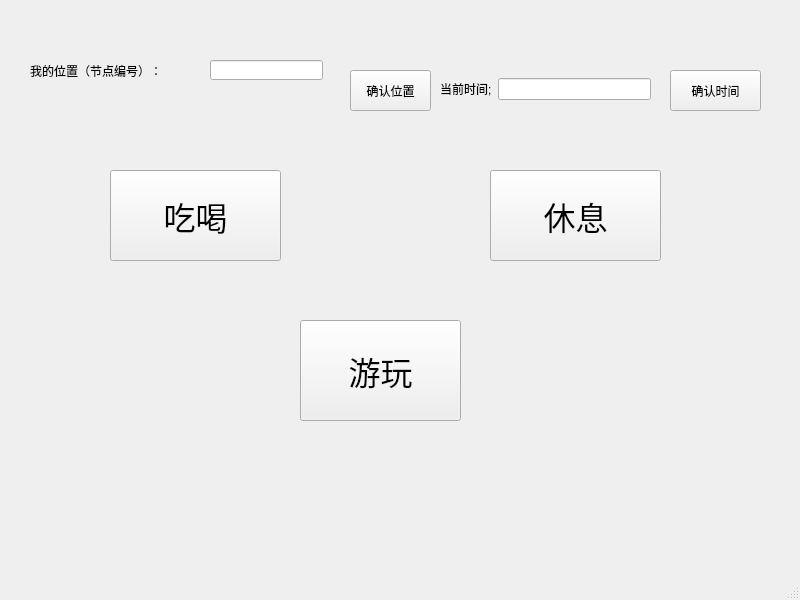
<?xml version="1.0" encoding="UTF-8"?>
<ui version="4.0">
 <class>visitor</class>
 <widget class="QMainWindow" name="visitor">
  <property name="geometry">
   <rect>
    <x>0</x>
    <y>0</y>
    <width>800</width>
    <height>600</height>
   </rect>
  </property>
  <property name="windowTitle">
   <string>MainWindow</string>
  </property>
  <widget class="QWidget" name="centralwidget">
   <widget class="QPushButton" name="renut">
    <property name="geometry">
     <rect>
      <x>110</x>
      <y>170</y>
      <width>171</width>
      <height>91</height>
     </rect>
    </property>
    <property name="font">
     <font>
      <family>Arial</family>
      <pointsize>24</pointsize>
     </font>
    </property>
    <property name="text">
     <string>吃喝</string>
    </property>
   </widget>
   <widget class="QPushButton" name="rest">
    <property name="geometry">
     <rect>
      <x>490</x>
      <y>170</y>
      <width>171</width>
      <height>91</height>
     </rect>
    </property>
    <property name="font">
     <font>
      <family>Arial</family>
      <pointsize>24</pointsize>
     </font>
    </property>
    <property name="text">
     <string>休息</string>
    </property>
   </widget>
   <widget class="QPushButton" name="view">
    <property name="geometry">
     <rect>
      <x>300</x>
      <y>320</y>
      <width>161</width>
      <height>101</height>
     </rect>
    </property>
    <property name="font">
     <font>
      <family>Arial</family>
      <pointsize>24</pointsize>
     </font>
    </property>
    <property name="text">
     <string>游玩</string>
    </property>
   </widget>
   <widget class="QLabel" name="label">
    <property name="geometry">
     <rect>
      <x>30</x>
      <y>60</y>
      <width>131</width>
      <height>21</height>
     </rect>
    </property>
    <property name="text">
     <string>我的位置（节点编号）：</string>
    </property>
   </widget>
   <widget class="QLineEdit" name="my_x">
    <property name="geometry">
     <rect>
      <x>210</x>
      <y>60</y>
      <width>113</width>
      <height>20</height>
     </rect>
    </property>
   </widget>
   <widget class="QWidget" name="widget" native="true">
    <property name="geometry">
     <rect>
      <x>440</x>
      <y>70</y>
      <width>211</width>
      <height>38</height>
     </rect>
    </property>
    <layout class="QHBoxLayout" name="horizontalLayout">
     <item>
      <widget class="QLabel" name="label_3">
       <property name="text">
        <string>当前时间;</string>
       </property>
      </widget>
     </item>
     <item>
      <widget class="QLineEdit" name="time"/>
     </item>
    </layout>
   </widget>
   <widget class="QPushButton" name="sub_pos">
    <property name="geometry">
     <rect>
      <x>350</x>
      <y>70</y>
      <width>81</width>
      <height>41</height>
     </rect>
    </property>
    <property name="text">
     <string>确认位置</string>
    </property>
   </widget>
   <widget class="QPushButton" name="sub_time">
    <property name="geometry">
     <rect>
      <x>670</x>
      <y>70</y>
      <width>91</width>
      <height>41</height>
     </rect>
    </property>
    <property name="text">
     <string>确认时间</string>
    </property>
   </widget>
  </widget>
  <widget class="QMenuBar" name="menubar">
   <property name="geometry">
    <rect>
     <x>0</x>
     <y>0</y>
     <width>800</width>
     <height>23</height>
    </rect>
   </property>
  </widget>
  <widget class="QStatusBar" name="statusbar"/>
 </widget>
 <resources/>
 <connections/>
</ui>
